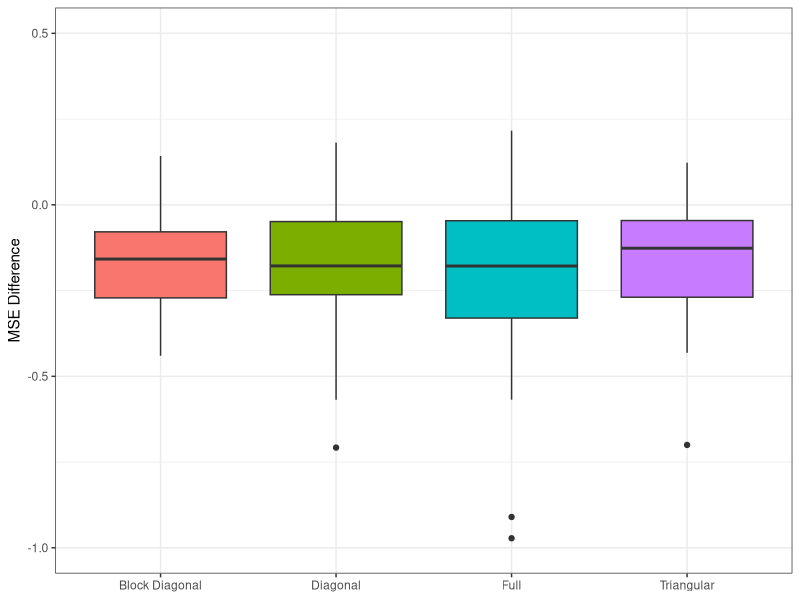

Here is the R script that generated this plot:

require(tidyverse)

dMSE = read.csv("dMSE.csv",header=F)


dMSE = t(dMSE)

colnames(dMSE) = c("Triangular", "Full", "Block Diagonal", "Diagonal")


dMSE = pivot_longer(as.data.frame(dMSE),c(1,2,3,4),names_to = "model")


p <- ggplot(dMSE, aes(x=model, y=value, fill=model)) + 
  geom_boxplot() + ylim(-1, 0.5) + ylab("MSE Difference") + xlab("") + guides(fill="none")  +
  theme_bw() + theme(axis.title.x=element_blank()) #+ facet_wrap(scale ~ parameter,scales="free_y", nrow=3)
ggsave(
  "MSEdiff.pdf",
  plot = p,
  device = "pdf", width = 6, height=3
)
